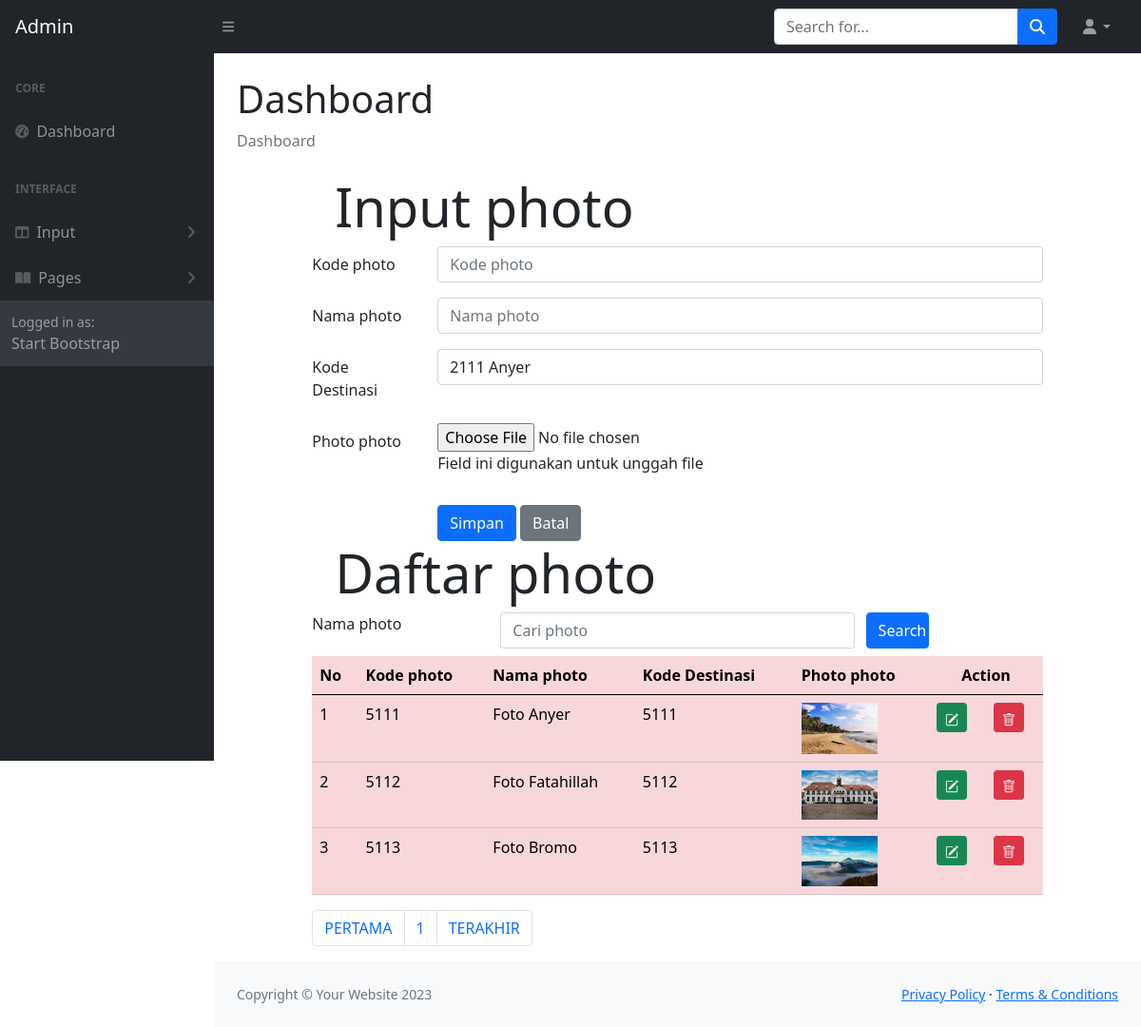
Screenshot of /ADMIN/photodestinasi.php with the database file from the repository.
### tables this page shows
CREATE TABLE `fotodestinasi` (
  `fotodestinasiKODE` char(4) NOT NULL,
  `fotodestinasiNAMA` char(120) NOT NULL,
  `fotodestinasiFILE` char(120) NOT NULL,
  `destinasiKODE` char(4) NOT NULL
);

### ADMIN/photodestinasi.php (the view, shortened to what this page needs)
<!DOCTYPE html>
<html lang="en">
<?php include "include/head.php";?>
    <body class="sb-nav-fixed">
        <?php include "include/menunav.php";?>
        <div id="layoutSidenav">
            <?php include "include/menu.php";?>
            <div id="layoutSidenav_content">
                <main>
                    <div class="container-fluid px-4">
                        <h1 class="mt-4">Dashboard</h1>
                        <ol class="breadcrumb mb-4">
                            <li class="breadcrumb-item active">Dashboard</li>
                        </ol>
<head>
  	<link rel="stylesheet" type="text/css" href="https://cdnjs.cloudflare.com/ajax/libs/select2/4.0.3/css/select2.min.css">
	<link rel="stylesheet" type="text/css" href="css/bootstrap.min.css">
</head>
<?php
	include "include/config.php";
	$datadestinasi = mysqli_query($connection, "select * from destinasi");
?>
<body>
<div class="row">
<div class="col-sm-1"></div>
<div class="col-sm-10">
	<div class="jumbotron jumbotron-fluid">
		<div class="container">
			<h1 class="display-4">Input photo</h1>
		</div>
	</div>
	<form method="POST" enctype="multipart/form-data">
		<div class="mb-3 row">
			<label for="kodephoto" class="col-sm-2 col-form-label">Kode photo</label>
			<div class="col-sm-10">
				<input type="text" class="form-control" id="kodephoto" name="inputkode" placeholder="Kode photo" maxlength="4">
			</div>
		</div>
		<div class="mb-3 row">
			<label for="namaphoto" class="col-sm-2 col-form-label">Nama photo</label>
			<div class="col-sm-10">
				<input type="text" class="form-control" id="namaphoto" name="inputnama" placeholder="Nama photo">
			</div>
		</div>
		<div class="mb-3 row">
			<label for="kodedestinasi" class="col-sm-2 col-form-label">Kode Destinasi</label>
			<div class="col-sm-10">
			<select class="form-control" id="kodedestinasi" name="kodedestinasi">
				<?php while($row = mysqli_fetch_array($datadestinasi))
				{ ?>
					<option value="<?php echo $row["destinasiKODE"]?>">
						<?php echo $row["destinasiKODE"]?>
						<?php echo $row["destinasiNAMA"]?>
					</option>
				<?php } ?>
			</select>
			</div>
		</div>
		<div class="mb-3 row">
			<label for="file" class="col-sm-2 col-form-label">Photo photo</label>
			<div class="col-sm-10">
				<input type="file" id="file" name="file">
				<p class="help-block">Field ini digunakan untuk unggah file</p>
			</div>
		</div>
		<div class="form-group row">
			<div class="col-sm-2"></div>
			<div class="col-sm-10">
				<input type="submit" name="Simpan" class="btn btn-primary" value="Simpan">
				<input type="submit" name="Batal" class="btn btn-secondary" value="Batal">
			</div>
		</div>
	</form>
</div>
<div class="col-sm-1"></div>
</div>
<div class="row">
	<div class="col-sm-1"></div>
	<div class="col-sm-10">
		<div class="jumbotron jumbotron-fluid">
			<div class="container">
				<h1 class="display-4">Daftar photo</h1>
			</div>
		</div>
		<form method="POST">
                <div class="form-group row mb-2">
                <label for="search" class="col-sm-3">Nama photo</label>
                <div class="col-sm-6">
                    <input type="text" name="search" class="form-control" id="search"
                    value="<?php if(isset($_POST["search"])) {echo $_POST["search"];}?>"
                        placeholder = "Cari photo">
                </div>
                <input type="submit" name="kirim" class="col-sm-1 btn btn-primary" value="Search">
                </div>
            </form>
	<table class="table table-hover table-danger">
		<thead class="thead-dark">
			<tr>
				<th>No</th>
				<th>Kode photo</th>
				<th>Nama photo</th>
				<th>Kode Destinasi</th>
				<th>Photo photo</th>
				<th colspan="2" style="text-align: center">Action</th>
			</tr>
		</thead>
		<tbody>
		<?php
    $jumlahtampilan = 3;
    $halaman = (isset($_GET['page']))? $_GET['page'] : 1;
    $mulaitampilan = ($halaman - 1) * $jumlahtampilan;
	if(isset($_POST["kirim"]))
	{
		$search = $_POST["search"];
		$query = mysqli_query($connection, "select fotodestinasi.*
			from fotodestinasi where fotodestinasiNAMA like '%".$search."%' limit $mulaitampilan, $jumlahtampilan");
	}else
		{
			$query = mysqli_query($connection, "select fotodestinasi.*  from fotodestinasi limit $mulaitampilan, $jumlahtampilan");
		}
	$nomor = 1;
	while($row = mysqli_fetch_array($query))
	{
  ?>
				<tr>
					<td><?php echo $mulaitampilan + $nomor; ?></td>
					<td><?php echo $row['fotodestinasiKODE'];?></td>
					<td><?php echo $row['fotodestinasiNAMA'];?></td>
					<td><?php echo $row['destinasiKODE'];?></td>
					<td>
						<?php if(is_file("images/".$row['fotodestinasiFILE']))
						{ ?>
							<img src="images/<?php echo $row['fotodestinasiFILE']?>" width="80">
						<?php } else
							echo "<img src='images/noimage.png' width='80'>"
						?>
					</td>
					<td>
						<a href="photodestinasiubah.php?ubahfoto=<?php echo $row['fotodestinasiKODE']?>" class="btn btn-success btn-sm" title="EDIT">
						</a>
					</td>
					<td>
						<a href="photodestinasihapus.php?hapusfoto=<?php echo $row['fotodestinasiKODE']?>" class="btn btn-danger btn-sm" title="DELETE">
						</a>
					</td>
				</tr>
			<?php $nomor = $nomor + 1;?>
			<?php }	?>
		</tbody>
	</table>
	<?php
    $query = mysqli_query($connection, "SELECT * FROM restaurant");
    $jumlahrecord = mysqli_num_rows($query);
    $jumlahpage = ceil($jumlahrecord/$jumlahtampilan);
  	?>
	<nav aria-label="Page navigation example">
	<ul class="pagination">
		<li class="page-item"><a class="page-link" href="?page=<?php $nomorhal=1; echo $nomorhal?>">PERTAMA</a></li>
		<?php for($nomorhal=1; $nomorhal<=$jumlahpage; $nomorhal++)
		{ ?>
		<li class="page-item">
		<?php
		if($nomorhal!=$halaman)
		{ ?>
		<a class="page-link" href="?page=<?php echo $nomorhal?>"><?php echo $nomorhal?></a>
		<?php }
		else { ?>
		<a class="page-link" href="?page=<?php echo $nomorhal?>"><?php echo $nomorhal?></a>
		<?php } ?>
		</li>
		<?php } ?>
		<li class="page-item"><a class="page-link" href="?page=<?php echo $nomorhal-1?>">TERAKHIR</a></li>
	</ul>
	</nav>
	</div>
	<div class="col-sm-1"></div>
</div>
</body>
	</div>
                </main>
                <?php include "include/footer.php";?>
            </div>
        </div>
    </body>
</html>
</html>

### rows the page displays
fotodestinasi: nomor "1", fotodestinasiKODE "5111", fotodestinasiNAMA "Foto Anyer", destinasiKODE "5111", fotodestinasiFILE (picture)
fotodestinasi: nomor "2", fotodestinasiKODE "5112", fotodestinasiNAMA "Foto Fatahillah", destinasiKODE "5112", fotodestinasiFILE (picture)
fotodestinasi: nomor "3", fotodestinasiKODE "5113", fotodestinasiNAMA "Foto Bromo", destinasiKODE "5113", fotodestinasiFILE (picture)

### other values shown
form field kodedestinasi "2111 Anyer"
